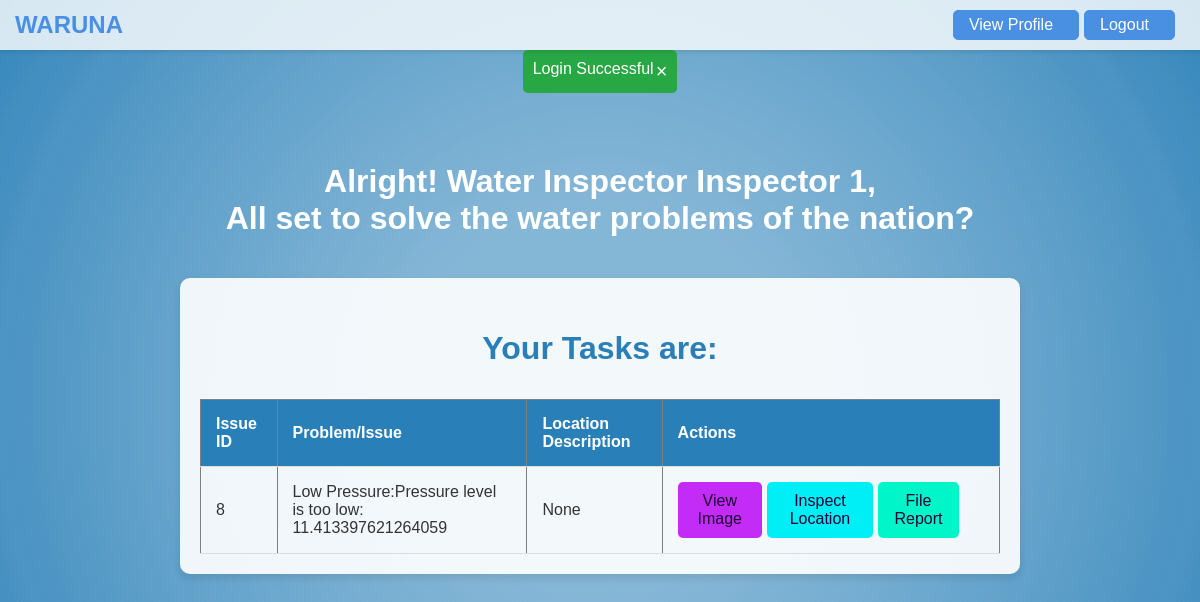
/inspector_dashboard (signed in), run on an earlier commit of the app's database.
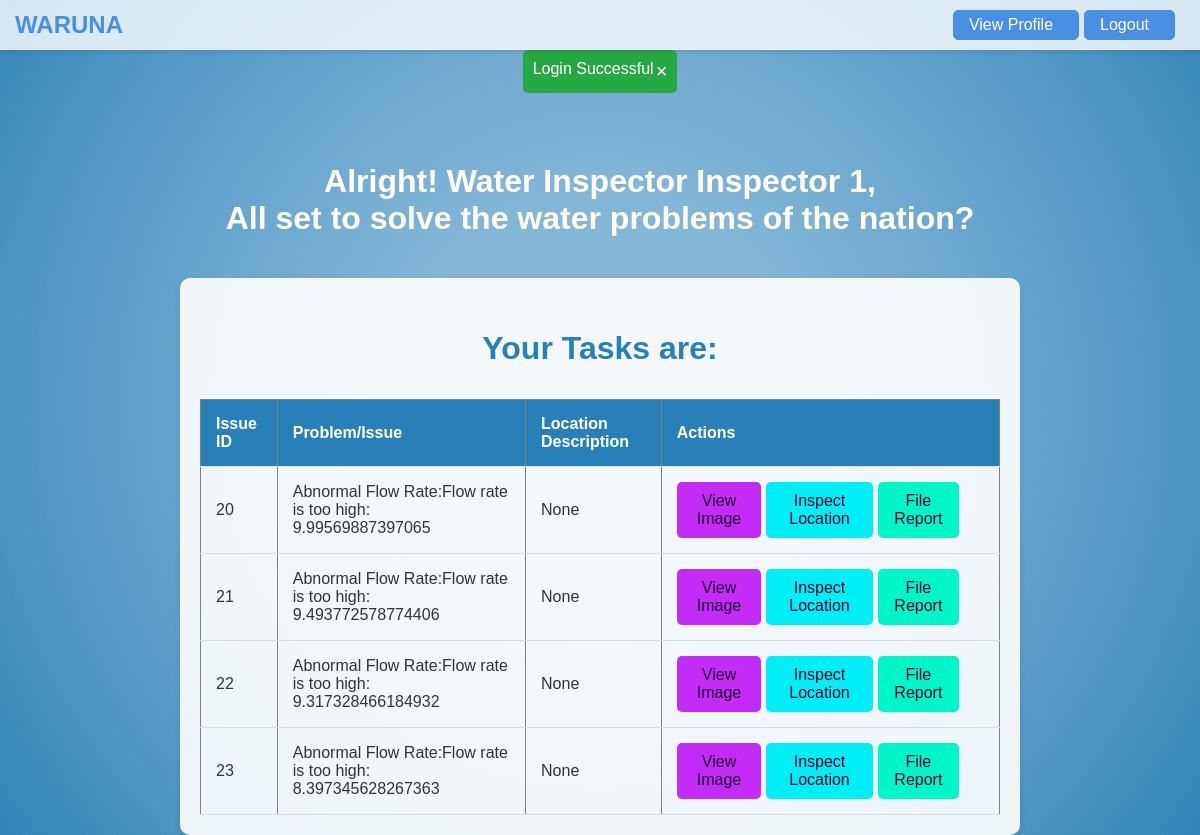
And on a later commit of the database.
### tables this page shows
CREATE TABLE reported_problems 
                 (id INTEGER PRIMARY KEY AUTOINCREMENT, location TEXT, landmark TEXT, 
                 location_description TEXT, issue_image TEXT, issue_description TEXT, 
                 email TEXT, date TEXT, lat REAL, lng REAL, assigned_to TEXT, status TEXT);

### app.py (the view)
@app.route('/inspector_dashboard')
def inspector_dashboard():
    if 'employee_id' in session and session['role'] == 'Water Inspector':
        name = session['name']
        conn = sqlite3.connect('waruna.db')
        c = conn.cursor()
        c.execute("SELECT id, issue_description, location_description, lat, lng FROM reported_problems WHERE assigned_to = ?",
                  (session['employee_id'],))
        tasks = c.fetchall()
        conn.close()
        flash('Login Successful', 'success')
        return render_template('inspector_dashboard.html', name=name, tasks=tasks)
    else:
        flash('Please log in as a Water Inspector to access this page', 'error')
        return redirect(url_for('login'))

### templates/inspector_dashboard.html (shortened to what this page needs)
<!DOCTYPE html>
<html lang="en">
<head>
</head>
<body>
    <nav class="navbar">
        <a class="navbar-brand" href="#">WARUNA</a>
        <div class="boxes">
            <div class="login-box"><a class="nav-link" href="/view_profile">View Profile</a></div>
            <div class="login-box"><a class="nav-link" href="/logout">Logout</a></div>
        </div>
    </nav>
    {% with messages = get_flashed_messages() %}
    {% if messages %}
    <div id="flash-messages" class="flash-messages">
        <ul>
            {% for message in messages %}
            <li>
                <span class="close" style="margin-left: 2px;">&times;</span>
                {{ message }}
            </li>
            {% endfor %}
        </ul>
    </div>
    {% endif %}
    {% endwith %}
    <div class="background-animation">
    </div>
    <h1 class="title">Alright! Water Inspector {{ name }},<br> All set to solve the water problems of the nation?</h1>
    <div class="container">
        <p class="yta">Your Tasks are: </p>
        <table border="1">
            <thead>
                <tr>
                    <th>Issue ID</th>
                    <th>Problem/Issue</th>
                    <th>Location Description</th>
                    <th>Actions</th>
                </tr>
            </thead>
            <tbody>
                {% for task in tasks %}
                <tr>
                    <td>{{ task[0] }}</td>
                    <td>{{ task[1] }}</td>
                    <td>{{ task[2] }}</td>
                    <td>
                        <div class="boxes">
                        <a href="{{ url_for('view_image', issue_id=task[0]) }}" class="btn btn-showimg" target="_blank" >View Image</a>
                        <a href="{{ url_for('inspect_location', lat=task[3], lng=task[4]) }}" class="btn btn-insloc" target="_blank" >Inspect Location</a>
                        <a href="{{ url_for('file_report', issue_id=task[0]) }}" class="btn btn-filerepo" target="_blank" >File Report</a>
                        </div>
                    </td>
                </tr>
                {% endfor %}
            </tbody>
        </table>
    </div>
    <div class="background-animation">
    </div>
</body>
</html>

What changed in the data, as far as the page shows it:
removed reported_problems: id "8", issue_description "Low Pressure:Pressure level is too low: 11.413397621264059", task "None"
now on this page (row edited): reported_problems: id "20", issue_description "Abnormal Flow Rate:Flow rate is too high: 9.99569887397065", task "None"
now on this page (row edited): reported_problems: id "21", issue_description "Abnormal Flow Rate:Flow rate is too high: 9.493772578774406", task "None"
now on this page (row edited): reported_problems: id "22", issue_description "Abnormal Flow Rate:Flow rate is too high: 9.317328466184932", task "None"
now on this page (row edited): reported_problems: id "23", issue_description "Abnormal Flow Rate:Flow rate is too high: 8.397345628267363", task "None"
